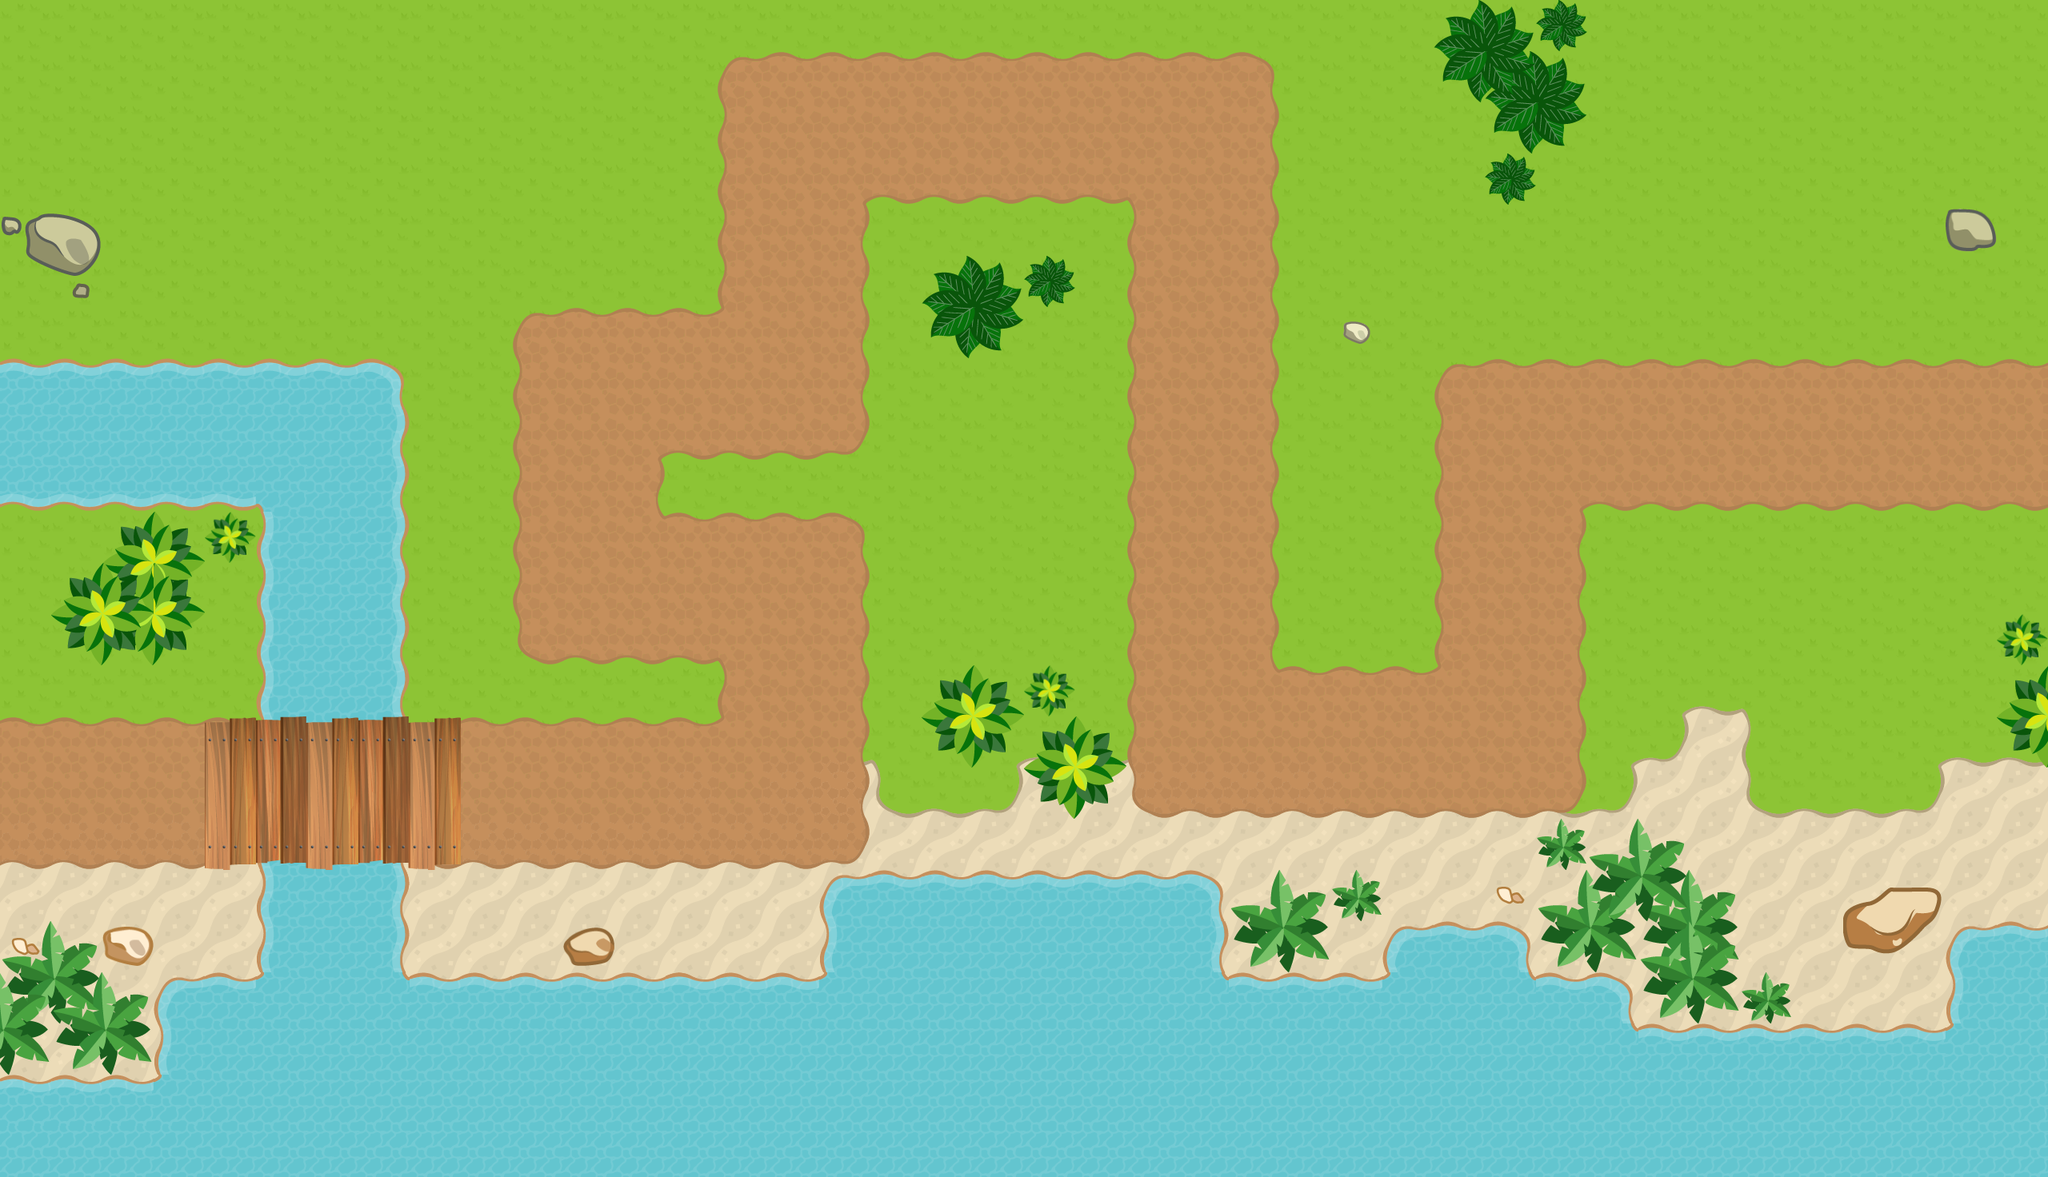

The image is a tile-based game level rendered from a .tmx file. Its description and source (layers, tilesets, objects; grid data summarised) follow:
An orthogonal 40x23 tile map with 64x64 px tiles, 3 tile layers (Tile Layer 1, Tile Layer 2, Layer 3), 4 tilesets and 28 objects (PathLine).

<map version="1.0" tiledversion="1.0.2" orientation="orthogonal" renderorder="right-down" width="40" height="23" tilewidth="64" tileheight="64" nextobjectid="49">
 <tileset firstgid="1" name="tiles" tilewidth="64" tileheight="64" spacing="4" margin="2" tilecount="49" columns="7">
  <image source="../tiles/tiles.png" width="512" height="512" />
  <terraintypes>
   <terrain name="Water" tile="33" />
   <terrain name="Path" tile="18" />
  </terraintypes>
  <tile id="14" terrain=",,,1" />
  <tile id="15" terrain=",,1,1" />
  <tile id="16" terrain=",,1," />
  <tile id="17" terrain=",1,,1" />
  <tile id="18" terrain="1,1,1,1" />
  <tile id="19" terrain="1,,1," />
  <tile id="20" terrain=",1,," />
  <tile id="21" terrain="1,1,," />
  <tile id="22" terrain="1,,," />
  <tile id="23" terrain="1,,1,1" />
  <tile id="24" terrain=",1,1,1" />
  <tile id="25" terrain="1,1,,1" />
  <tile id="26" terrain="1,1,1," />
  <tile id="29" terrain=",,,0" />
  <tile id="30" terrain=",,0,0" />
  <tile id="31" terrain=",,0," />
  <tile id="32" terrain=",0,,0" />
  <tile id="33" terrain="0,0,0,0" />
  <tile id="34" terrain="0,,0," />
  <tile id="35" terrain=",0,," />
  <tile id="36" terrain="0,0,," />
  <tile id="37" terrain="0,,," />
  <tile id="38" terrain="0,0,0," />
  <tile id="39" terrain="0,0,,0" />
  <tile id="40" terrain="0,,0,0" />
  <tile id="41" terrain=",0,0,0" />
 </tileset>
 <tileset firstgid="50" name="tiles2" tilewidth="64" tileheight="64" spacing="4" margin="2" tilecount="21" columns="7">
  <image source="../tiles/tiles2.png" width="512" height="256" />
 </tileset>
 <tileset firstgid="71" name="tiles3" tilewidth="64" tileheight="64" spacing="4" margin="2" tilecount="49" columns="7">
  <image source="../tiles/tiles3.png" width="512" height="512" />
 </tileset>
 <tileset firstgid="120" name="tiles4" tilewidth="64" tileheight="64" spacing="4" margin="2" tilecount="105" columns="7">
  <image source="../tiles/tiles4.png" width="512" height="1024" />
 </tileset>
 <layer name="Tile Layer 1" width="40" height="23">
  <data>[920 cells, 920 non-empty, 2 distinct tile ids]</data>
 </layer>
 <layer name="Tile Layer 2" width="40" height="23">
  <data>[920 cells, 109 non-empty, 37 distinct tile ids]</data>
 </layer>
 <layer name="Layer 3" width="40" height="23">
  <data>[920 cells, 493 non-empty, 57 distinct tile ids]</data>
 </layer>
 <objectgroup name="Boundary">
  <object id="7" x="0" y="908.667" width="1064" height="168" />
  <object id="10" x="909.333" y="666" width="166.667" height="398" />
  <object id="13" x="666" y="654" width="397.5" height="166" />
  <object id="14" x="653.455" y="410.5" width="166.795" height="395.5" />
  <object id="18" x="666.886" y="397.5" width="398.114" height="166.5" />
  <object id="20" x="909" y="92" width="167" height="459.273" />
  <object id="21" x="924.667" y="76.6667" width="649" height="167.667" />
  <object id="22" x="1421.27" y="91.6667" width="167.455" height="908.515" />
  <object id="24" x="1433" y="845.25" width="525.75" height="166.75" />
  <object id="25" x="1805.75" y="473.75" width="166.75" height="525.5" />
  <object id="27" x="2558" y="628" width="740.182" height="166.25" rotation="180" />
  <object id="33" x="0" y="461" width="487.333" height="166.667" />
  <object id="34" x="333.333" y="473.333" width="167.333" height="758.667" />
  <object id="35" x="0" y="1357.25" width="252" height="113.75" />
  <object id="36" x="216.333" y="1228.67" width="1809.67" height="241.333" />
  <object id="37" x="205" y="1240.67" width="50.6667" height="119.333" />
  <object id="38" x="1048.77" y="1101" width="463.186" height="131" />
  <object id="39" x="1037.33" y="1111.67" width="30.3333" height="119.333" />
  <object id="40" x="1493.98" y="1112.15" width="30.3333" height="119.333" />
  <object id="41" x="2026.41" y="1338.5" width="529.186" height="131" />
  <object id="42" x="2456.79" y="1165.33" width="99.0303" height="128.417" />
  <object id="43" x="2445.58" y="1176.33" width="30.3333" height="119.333" />
  <object id="44" x="1753.67" y="1164.5" width="141.167" height="64.3333" />
  <object id="45" x="1740.33" y="1178.33" width="30.3333" height="52.583" />
  <object id="46" x="1877.33" y="1176.21" width="30.3333" height="52.583" />
  <object id="47" x="2027" y="1293.33" width="531" height="46.6667" />
  <object id="48" x="2005.96" y="1240.92" width="30.3333" height="52.583" />
 </objectgroup>
 <objectgroup name="Path">
  <object id="32" name="PathLine" x="-32" y="992">
   <polyline points="32,0 1024,0 1024,-256 768,-256 768,-512 1024,-512 1024,-832 1536,-832 1536,-64 1920,-64 1920,-448 2592,-448" />
  </object>
 </objectgroup>
</map>
